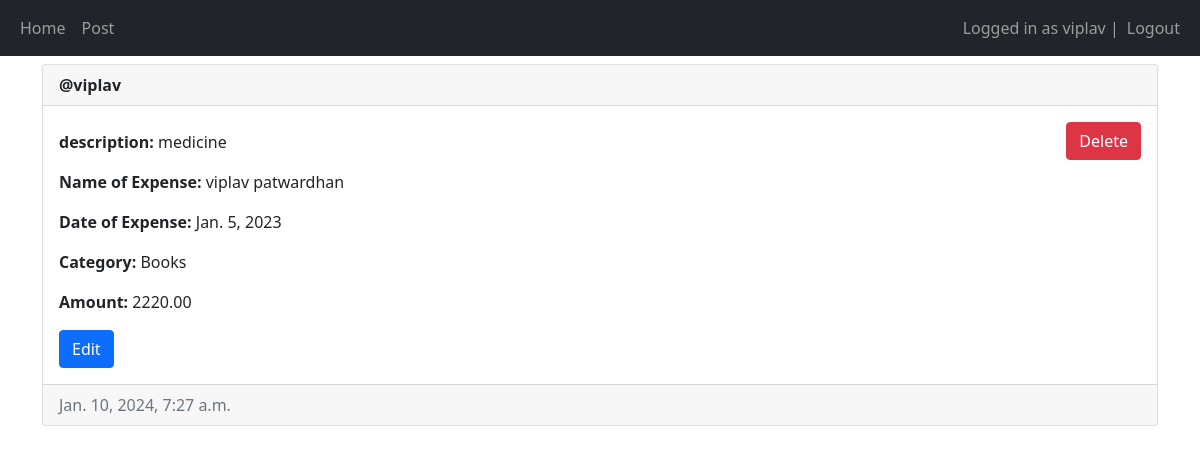
Screenshot of / (signed in) with the database file from the repository.
### main/models.py (models this page shows, shortened)
class Post(models.Model):
    author = models.ForeignKey(User, on_delete=models.CASCADE)
    title = models.CharField(max_length=200)
    name = models.CharField(max_length=140, verbose_name='Name of the Expense Request', default='')
    date_of_expense = models.DateField(default=timezone.now)
    CATEGORY_CHOICES = [
        ('Health', 'Health'),
        ('Electronics', 'Electronics'),
        ('Travel', 'Travel'),
        ('Education', 'Education'),
        ('Books', 'Books'),
        ('Others', 'Others'),
    ]
    category = models.CharField(max_length=50, choices=CATEGORY_CHOICES)
    description = models.TextField()
    amount = models.DecimalField(max_digits=10, decimal_places=2, verbose_name='Amount', default=0)
    created_at = models.DateTimeField(auto_now_add=True)
    updated_at = models.DateTimeField(auto_now=True)

### main/views.py (the view)
# urls.py: path('', views.home, name='home'),
@login_required(login_url="/login")
def home(request):
    posts = Post.objects.filter(author=request.user)
    if request.method == "POST":
        post_id = request.POST.get("post-id")
        if post_id:
            post = Post.objects.filter(id=post_id, author=request.user).first()
            if post:
                post.delete()
    return render(request, 'main/home.html', {"posts": posts})

### main/templates/main/home.html (shortened to what this page needs)
{% extends 'main/base.html' %}
{% block content %}
{% for post in posts %}
<div class="card mt-2">
  <div class="card-header"><strong>@{{ post.author.username }}</strong></div>
  <div class="card-body d-flex flex-row justify-content-between">
    <div>
      <p><strong>description:</strong> {{ post.description }}</p>
      <p><strong>Name of Expense:</strong> {{ post.name }}</p>
      <p><strong>Date of Expense:</strong> {{ post.date_of_expense }}</p>
      <p><strong>Category:</strong> {{ post.category }}</p>
      <p><strong>Amount:</strong> {{ post.amount }}</p>
      {% if user == post.author %}
      <a href="{% url 'edit_post' post.id %}" class="btn btn-primary">Edit</a>
      {% endif %}
    </div>
    <div>
      {% if user == post.author or perms.main.delete_post %}
      <form method="post">
        <button
          type="submit"
          class="btn btn-danger"
          name="post-id"
          value="{{post.id}}"
        >
          Delete
        </button>
      </form>
      {% endif %}
    </div>
  </div>
  <div class="card-footer text-muted">{{ post.created_at }}</div>
</div>
{% empty %}
<p>No posts yet :(</p>
{% endfor %}
{% endblock %}

### main/templates/main/base.html (shortened to what this page needs)
<!DOCTYPE html>
<html lang="en">
  <head>
    <link
      href="https://cdn.jsdelivr.net/npm/bootstrap@5.1.3/dist/css/bootstrap.min.css"
      rel="stylesheet"
    />
  </head>
  <body>
    <nav class="navbar navbar-expand-lg navbar-dark bg-dark">
      <div class="container-fluid">
        <div>
          <ul class="navbar-nav">
            <li class="nav-item">
              <a class="nav-link" href="/home">Home</a>
            </li>
            <li class="nav-item">
              <a class="nav-link" href="/create-post">Post</a>
            </li>
          </ul>
        </div>
        <div>
          <ul class="navbar-nav">
            {% if user.is_authenticated %}
            <span class="navbar-text">Logged in as {{user.username}} | </span>
            <li class="nav-item">
              <a class="nav-link" href="/logout">Logout</a>
            </li>
            {% else %}
            <li class="nav-item">
              <a class="nav-link" href="/login">Login</a>
            </li>
            {% endif %}
          </ul>
        </div>
      </div>
    </nav>
    <div class="container">{% block content %} {% endblock %}</div>
  </body>
</html>

### rows the page displays
Post: author.username "viplav", description "medicine", name "viplav patwardhan", date_of_expense "Jan. 5, 2023", category "Books", amount "2220.00", shows "Edit", {{ post.id }} 13 (drawn), created_at "Jan. 10, 2024, 7:27 a.m."

### other values shown
{{ user.username }} "viplav"
